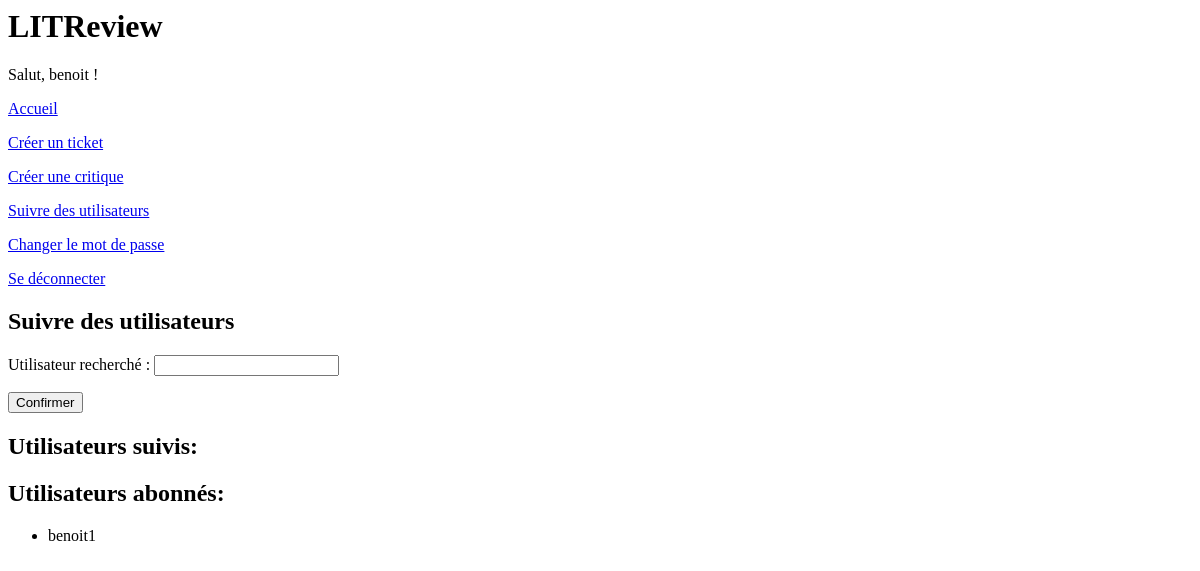
The page /reviews/home/follow-users/ (signed in) on the database as committed earlier.
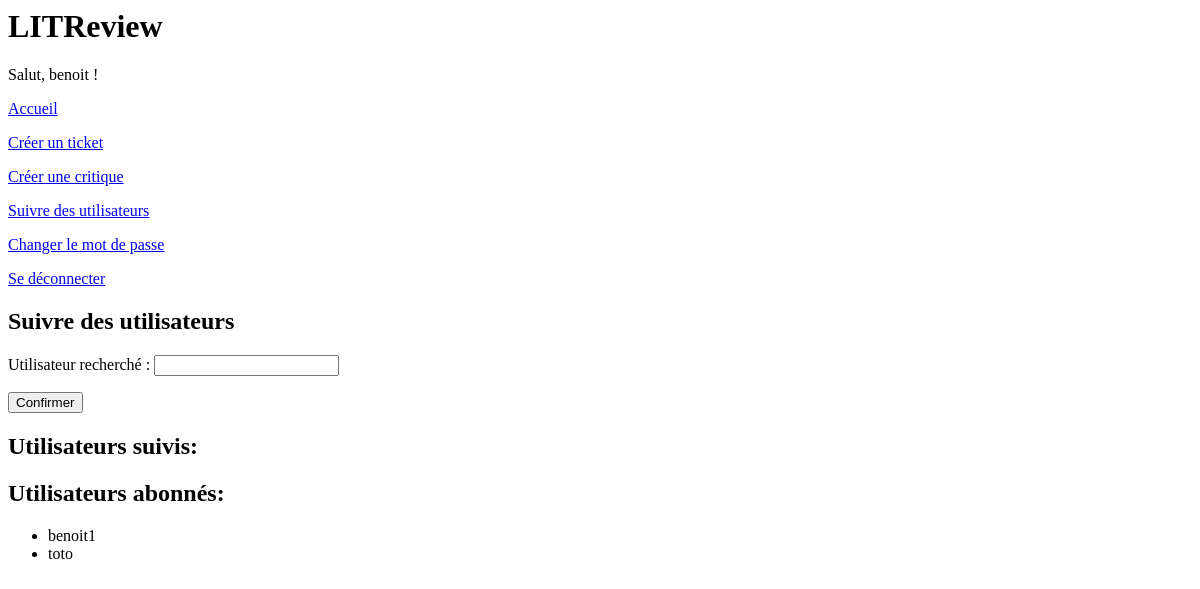
The same page on the database as committed later.
### authentication/models.py (models this page shows)
class User(AbstractUser):
    def get_connections(self):
        connections = UserFollows.objects.filter(
            Q(user=self)
        )
        return [connection.followed_user for connection in connections]
    def get_followers(self):
        followers = UserFollows.objects.filter(
            Q(followed_user=self)
        )
        return [follower.user for follower in followers]

### reviews/views.py (the view, shortened to what this page needs)
# urls.py: path('home/follow-users/', views.follow_users, name='follow_users')
@login_required
def follow_users(request):
    form = forms.UserFollowsForm(request.user)
    delete_form = forms.DeleteFollowForm()
    return render(request, 'reviews/follow_users_form.html', context={'form': form})

### reviews/forms.py (shortened to what this page needs)
class UserFollowsForm(forms.ModelForm):
    def __init__(self, user, *args, **kwargs):
        self.user = user
        super().__init__(*args, **kwargs)
    followed_user = forms.CharField(max_length=63, label='Utilisateur recherché')
    class Meta:
        model = UserFollows
        fields = ['followed_user']

### reviews/templates/reviews/follow_users_form.html (shortened to what this page needs)
{% extends 'base.html' %}
{% block content %}
    <h2>Suivre des utilisateurs</h2>
        <form method="post">
            {{ form.as_p }}
            <button type="submit" >Confirmer</button>
        </form>
    <h2> Utilisateurs suivis:</h2>
    <h2> Utilisateurs abonnés:</h2>
        <ul>
            {% for followers in user.get_followers %}
                <li>{{ followers.username }}</li>
            {% endfor %}
        </ul>
{% endblock content %}

### templates/base.html (shortened to what this page needs)
{% load static %}
<html>
    <head>
        <link rel="stylesheet" href="{% static 'style.css' %}">
    </head>
    <body>
        <div class='sidebar'>
            <h1> LITReview </h1>
            {% if user.is_authenticated %}
                <p>Salut, {{ user }} !</p>
                <p><a href="{% url 'home' %}">Accueil</a></p>
                <p><a href="{% url 'create_ticket' %}">Créer un ticket</a></p>
                <p><a href="{% url 'create_ticket_and_review' %}">Créer une critique</a></p>
                <p><a href="{% url 'follow_users' %}">Suivre des utilisateurs</a></p>
                <p><a href="{% url 'password_change' %}">Changer le mot de passe</a></p>
                <p><a href="{% url 'logout' %}">Se déconnecter</a></p>
            {% endif %}
        </div>
        <div class="main">
            {% block content %}{% endblock content %}
        </div>
    </body>
</html>

Rows that differ between the two databases and show on the page:
now on this page (row edited): User: username "toto"
